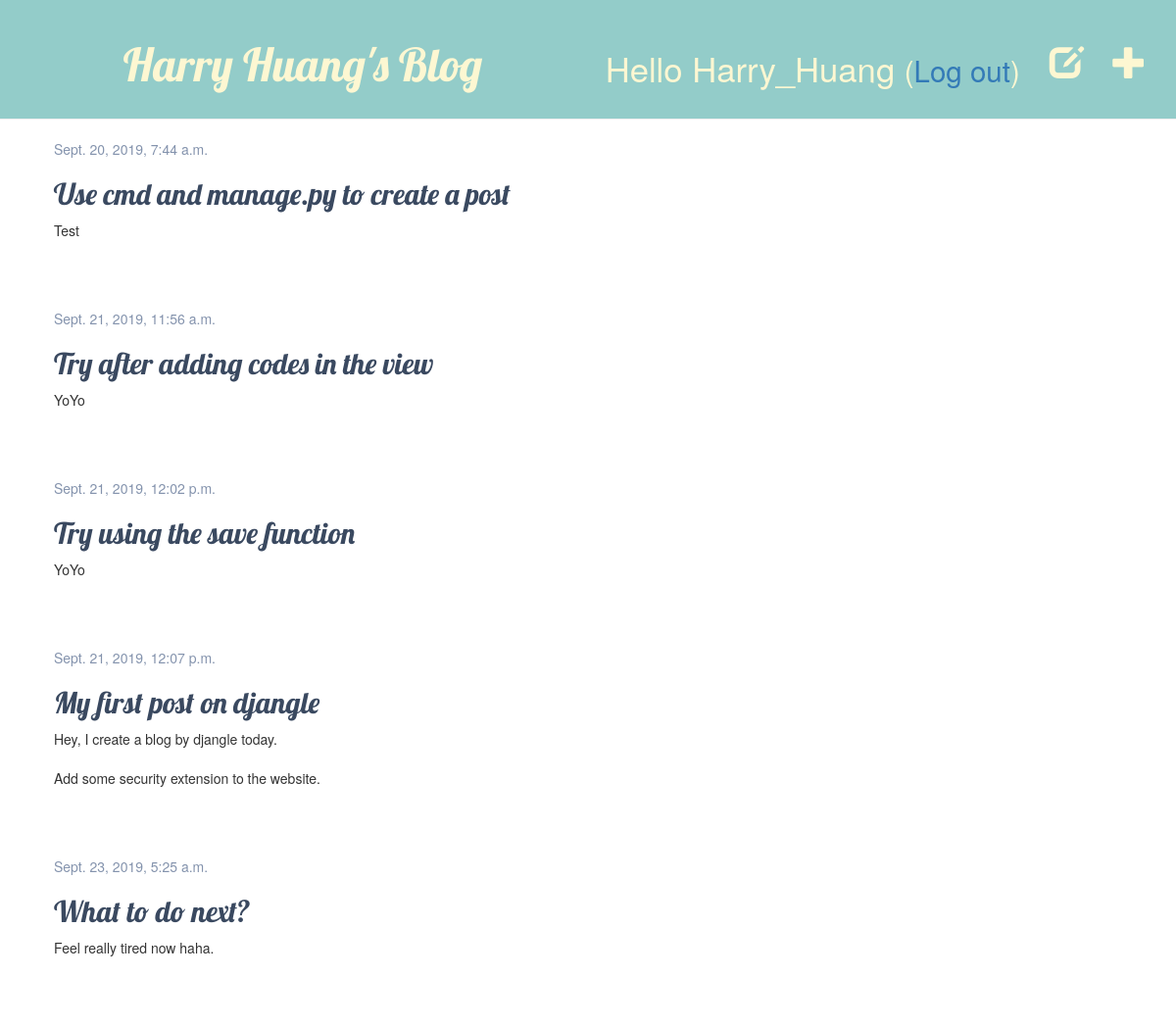
Page / (signed in) on the earlier database version.
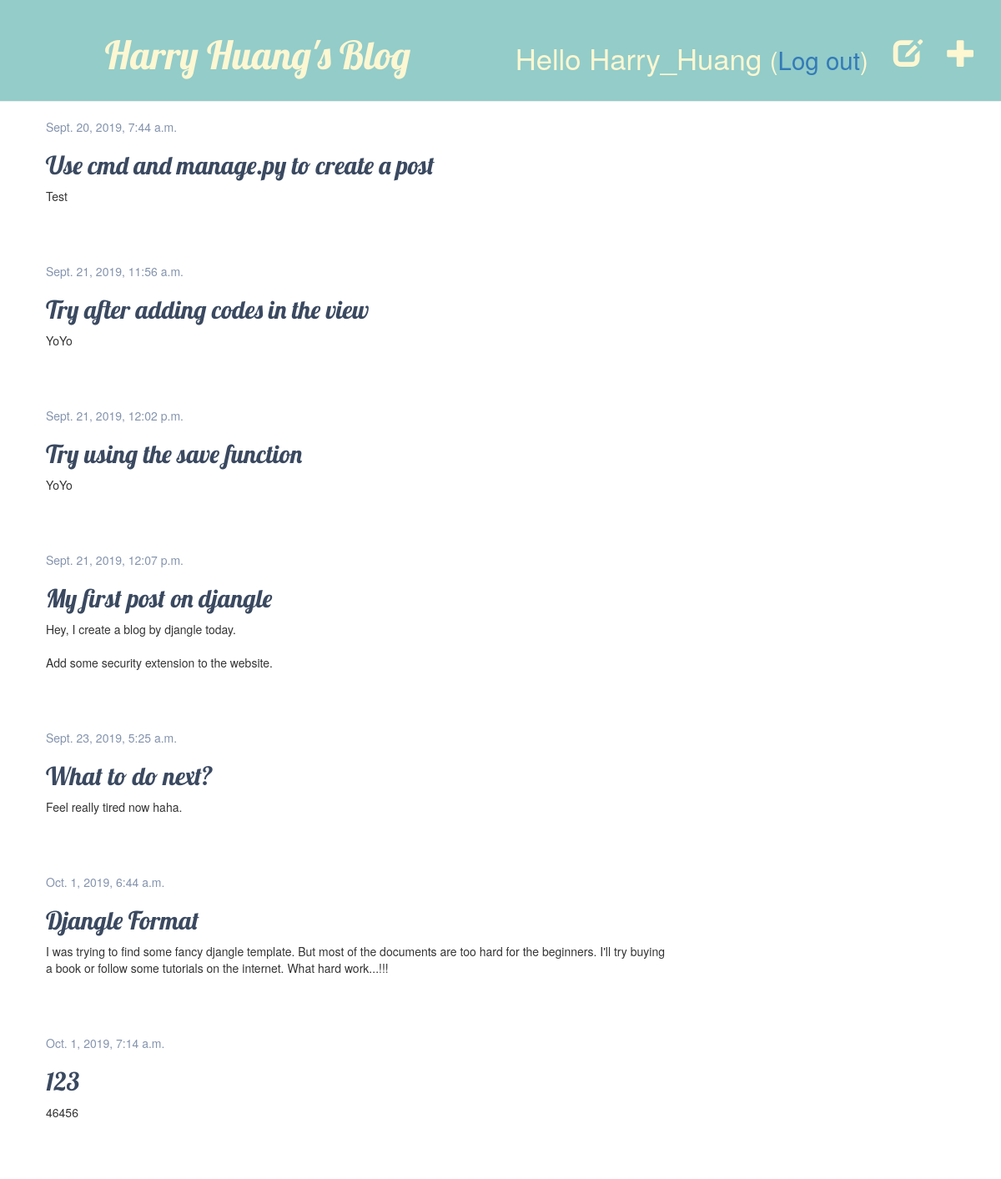
Same page on the later database version.
### blog/models.py (models this page shows, shortened)
class Post(models.Model):
    author = models.ForeignKey(settings.AUTH_USER_MODEL, on_delete=models.CASCADE)
    title = models.CharField(max_length=200)
    text = models.TextField()
    created_date = models.DateTimeField(default=timezone.now)
    published_date = models.DateTimeField(blank=True, null=True)

### blog/views.py (the view)
# urls.py: path('', views.post_list, name='post_list'),
def post_list(request):
    posts = Post.objects.filter(published_date__lte=timezone.now()).order_by('published_date')
    return render(request, 'blog/post_list.html', {'posts': posts})

### blog/templates/blog/post_list.html
{% extends 'blog/base.html' %}
{% block content %}
	{% for post in posts %}
		<div class="post">
			<div class="date">
				{{ post.published_date }}
			</div>
			<h2><a href="{% url 'post_detail' pk=post.pk %}">{{ post.title }}</a></h2>
			<p>{{ post.text|linebreaksbr }}</p>
		</div>
	{% endfor %}
{% endblock %}

Differences in the rows shown:
added Post: published_date "Oct. 1, 2019, 6:44 a.m.", title "Djangle Format", text "I was trying to find some fancy djangle template. But most of the documents are too hard for the beginners. I'll try buying a book or follow some tutorials on the internet. What hard work...!!!"
added Post: published_date "Oct. 1, 2019, 7:14 a.m.", title "123", text "46456"
